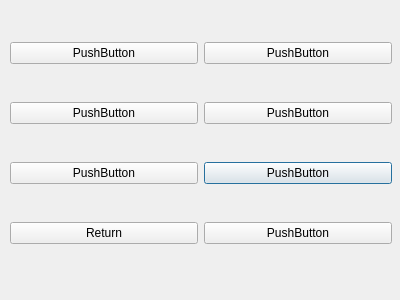
<?xml version="1.0" encoding="UTF-8"?>
<ui version="4.0">
 <class>EW8</class>
 <widget class="QDialog" name="EW8">
  <property name="geometry">
   <rect>
    <x>0</x>
    <y>0</y>
    <width>400</width>
    <height>300</height>
   </rect>
  </property>
  <property name="windowTitle">
   <string>Dialog</string>
  </property>
  <widget class="QWidget" name="layoutWidget">
   <property name="geometry">
    <rect>
     <x>10</x>
     <y>10</y>
     <width>382</width>
     <height>269</height>
    </rect>
   </property>
   <layout class="QGridLayout" name="gridLayout">
    <item row="3" column="1">
     <widget class="QPushButton" name="B7">
      <property name="text">
       <string>PushButton</string>
      </property>
     </widget>
    </item>
    <item row="1" column="1">
     <widget class="QPushButton" name="B5">
      <property name="text">
       <string>PushButton</string>
      </property>
     </widget>
    </item>
    <item row="2" column="0">
     <widget class="QPushButton" name="B2">
      <property name="text">
       <string>PushButton</string>
      </property>
     </widget>
    </item>
    <item row="4" column="0">
     <widget class="QPushButton" name="B4">
      <property name="text">
       <string>Return</string>
      </property>
     </widget>
    </item>
    <item row="2" column="1">
     <widget class="QPushButton" name="B6">
      <property name="text">
       <string>PushButton</string>
      </property>
     </widget>
    </item>
    <item row="1" column="0">
     <widget class="QPushButton" name="B1">
      <property name="text">
       <string>PushButton</string>
      </property>
     </widget>
    </item>
    <item row="4" column="1">
     <widget class="QPushButton" name="B8">
      <property name="text">
       <string>PushButton</string>
      </property>
     </widget>
    </item>
    <item row="3" column="0">
     <widget class="QPushButton" name="B3">
      <property name="text">
       <string>PushButton</string>
      </property>
     </widget>
    </item>
   </layout>
  </widget>
 </widget>
 <resources/>
 <connections/>
</ui>
